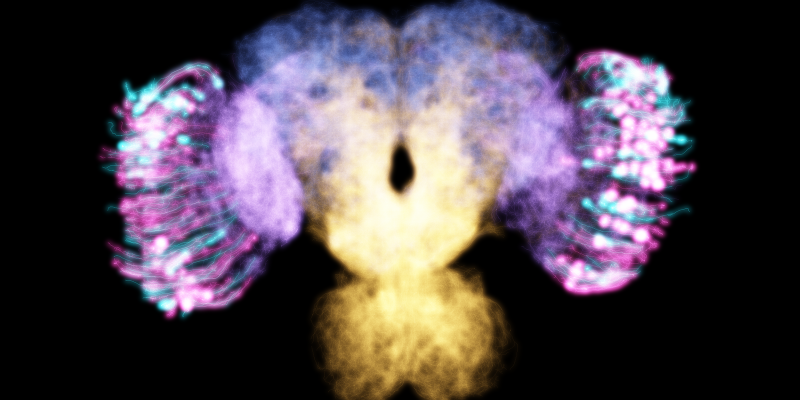
#> input picture media/connectome.png, 1600 x 800 px (shown at 1/2 size)
$ python render_arcade_intro.py --image ../media/connectome.png --target ../media/connectome.png --out out.png
#> lines starting #> are read from the running program, lines starting #| are printed output that depends on the picture
"""Animate a cinematic push from the generated fly arcade shot into a replay frame."""
import argparse
import subprocess
from pathlib import Path

import numpy as np
from PIL import Image

W, H = 1080, 1350


def ease(value):
    return value * value * (3.0 - 2.0 * value)


def cover(image):
    scale = max(W / image.width, H / image.height)
#> scale = 1.69
    size = (round(image.width * scale), round(image.height * scale))
#> size = (2700, 1350)
    image = image.resize(size, Image.Resampling.LANCZOS)
    left = (image.width - W) // 2
#> left = 810
    top = (image.height - H) // 2
#> top = 0
    return image.crop((left, top, left + W, top + H))
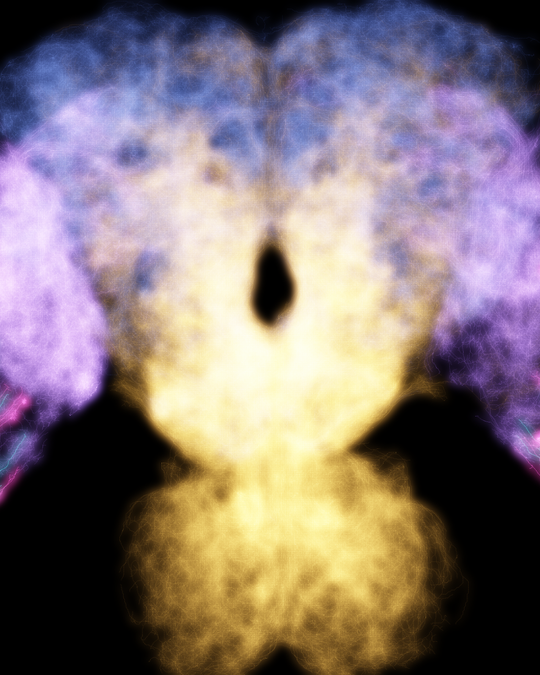
#> returned value: PIL image 1080x1350 RGB (shown at 1/2 size); mean R, G, B 133.8, 119.3, 120.2


def main(argv=None):
    parser = argparse.ArgumentParser()
    parser.add_argument("--image", type=Path, required=True)
    parser.add_argument("--target", type=Path, required=True)
    parser.add_argument("--out", type=Path, required=True)
    parser.add_argument("--fps", type=int, default=30)
    parser.add_argument("--hold", type=float, default=1.7)
    parser.add_argument("--push", type=float, default=2.0)
    args = parser.parse_args(argv)

    scene = cover(Image.open(args.image).convert("RGB"))
    target = cover(Image.open(args.target).convert("RGB"))
    # Bounding box of the generated cabinet's screen after the near-identity cover crop.
    screen = np.array([405.0, 226.0, 817.0, 742.0])
    full = np.array([0.0, 0.0, float(W), float(H)])
    hold_frames = round(args.hold * args.fps)
    push_frames = round(args.push * args.fps)
    args.out.parent.mkdir(parents=True, exist_ok=True)

#> (the run stopped early here; a loop or call above may not have finished)
